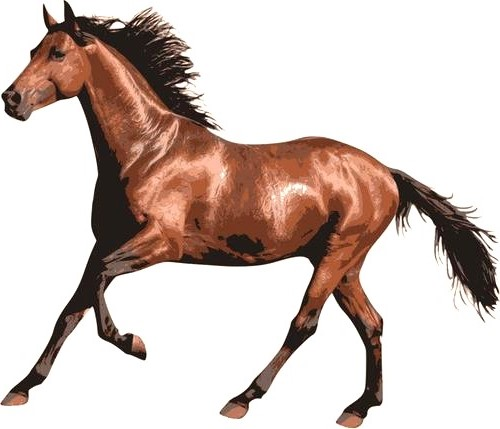
#> input picture horse/flip.jpg, 500 x 429 px; its folder holds 4 pictures in this run
$ python color_moments.py
#> lines starting #> are read from the running program, lines starting #| are printed output that depends on the picture
'''
利用颜色矩来评价相似度
缺点：对于色相相似种类不同的难以区分
'''
import cv2
import numpy as np
import os

def color_moments(filename):
    '''
    Compute low order moments(1,2,3) based on HSV color space
    :param filename:
    :return:
    '''
#> called with filename = 'horse/flip.jpg'
    img = cv2.imread(filename)
#> img is the input picture: shape (429, 500, 3); mean B, G, R 189, 195.2, 210.3
    if img is None:
        return
    # Get a thumbnail
    # img = cv2.resize(img, (900, 600))
    # Convert BGR to HSV colorspace
    hsv = cv2.cvtColor(img, cv2.COLOR_BGR2HSV)
#> hsv: shape (429, 500, 3); mean H, S, V 8.5, 42.7, 210.3
    # Split the channels - h,s,v
    h, s, v = cv2.split(hsv)
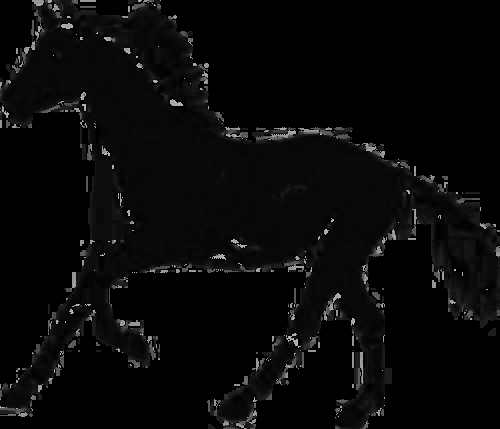
#> h: shape (429, 500); min 0, max 179, mean 8.5
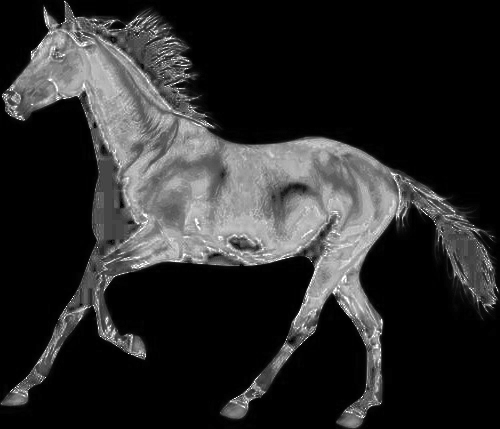
#> s: shape (429, 500); min 0, max 255, mean 42.7
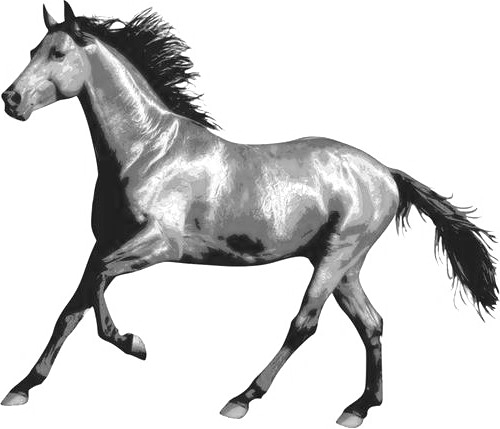
#> v: shape (429, 500); min 3, max 255, mean 210.3
    # Initialize the color feature
    color_feature = []
    # N = h.shape[0] * h.shape[1]
    # The first central moment - average
    h_mean = np.mean(h)  # np.sum(h)/float(N)
#> h_mean = 8.49
    s_mean = np.mean(s)  # np.sum(s)/float(N)
#> s_mean = 42.69
    v_mean = np.mean(v)  # np.sum(v)/float(N)
#> v_mean = 210.3
    color_feature.extend([h_mean, s_mean, v_mean])
    # The second central moment - standard deviation
    h_var = np.var(h)
#> h_var = 506.2
    s_var = np.var(s)
#> s_var = 4204.5
    v_var = np.var(v)
#> v_var = 5370.1
    color_feature.extend([h_var, s_var, v_var])
    # The third central moment - the third root of the skewness
    h_skewness = np.mean(abs(h - h.mean())**3)
#> h_skewness = 59229.2
    s_skewness = np.mean(abs(s - s.mean())**3)
#> s_skewness = 415965.2
    v_skewness = np.mean(abs(v - v.mean())**3)
#> v_skewness = 667846.3
    color_feature.extend([h_skewness, s_skewness, v_skewness])
    color_feature = np.asarray(color_feature)
#> color_feature = [8.49, 42.69, 210.3, 506.2, 4204.5, 5370.1, 59229.2, 415965.2, 667846.3]

    return color_feature

def cosine_coef(x, y):
    x_norm = np.linalg.norm(x)
    y_norm = np.linalg.norm(y)

    coef = np.dot(x, y) / (x_norm * y_norm)
    coef = round(coef, 5)
    return coef

def cm_eval_similarity(base, lst):
    cms = []
    res = {}
    for i in range(len(lst)):
        cms.append(color_moments(lst[i]))
#> pass 2 of the loop in cm_eval_similarity, `for i in range(len(lst)):`:
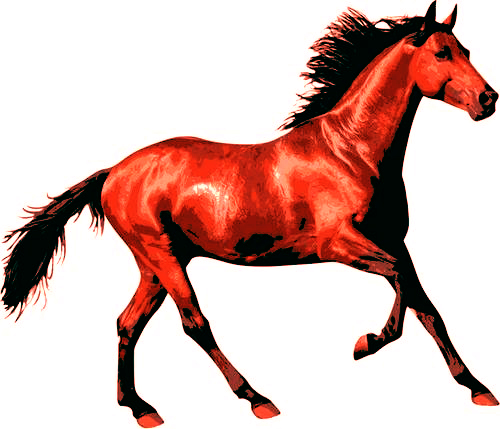
#> input picture horse/color.jpg, 500 x 429 px
#> in color_moments, img is the input picture: shape (429, 500, 3); mean B, G, R 176.5, 182.3, 215.2
#> hsv: shape (429, 500, 3); mean H, S, V 13.8, 75.6, 215.9
#> in color_moments (call 2), `h, s, v = cv2.split(hsv)`:
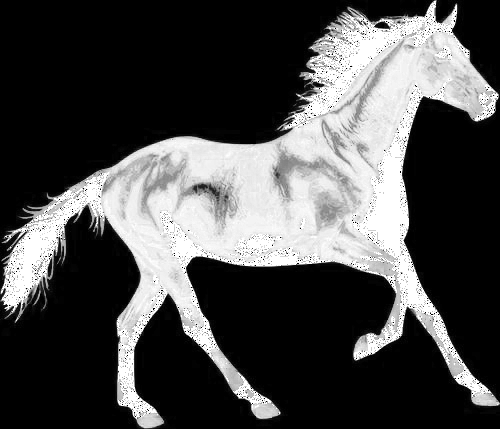
#> s: shape (429, 500); min 0, max 255, mean 75.6
#> in color_moments (call 2), `h, s, v = cv2.split(hsv)`:
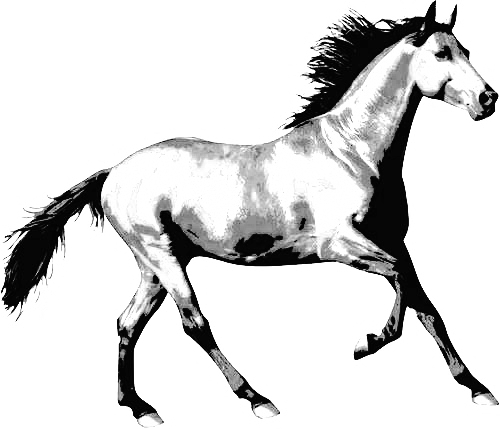
#> v: shape (429, 500); min 0, max 255, mean 215.9
#> h_mean = 13.76
#> s_mean = 75.55
#> v_mean = 215.9
#> h_var = 968.2
#> s_var = 11281.4
#> v_var = 6519.1
#> h_skewness = 85262.3
#> s_skewness = 1491234.8
#> v_skewness = 1105087.8
#> color_feature = [13.76, 75.55, 215.9, 968.2, 11281.4, 6519.1, 85262.3, 1491234.8, 1105087.8]
#> pass 3 of the loop in cm_eval_similarity, `for i in range(len(lst)):`:
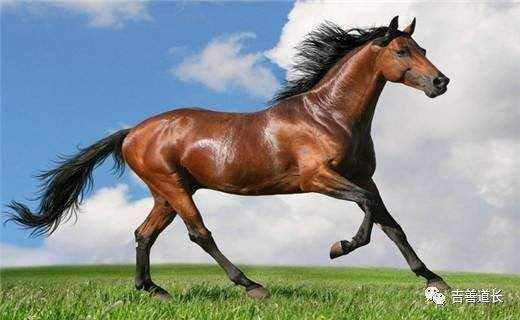
#> input picture horse/bg.jpg, 520 x 320 px
#> in color_moments, img is the input picture: shape (320, 520, 3); mean B, G, R 146.9, 149.3, 142.6
#> hsv: shape (320, 520, 3); mean H, S, V 61.3, 82.3, 170.5
#> h: shape (320, 520)
#> in color_moments (call 3), `h, s, v = cv2.split(hsv)`:
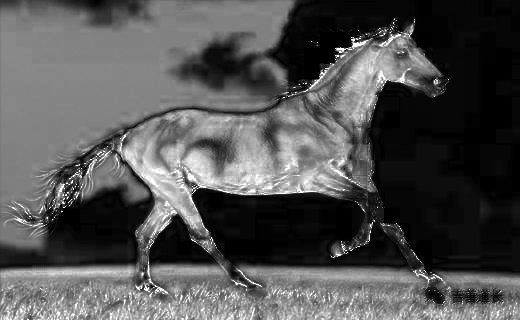
#> s: shape (320, 520); min 0, max 255, mean 82.3
#> in color_moments (call 3), `h, s, v = cv2.split(hsv)`:
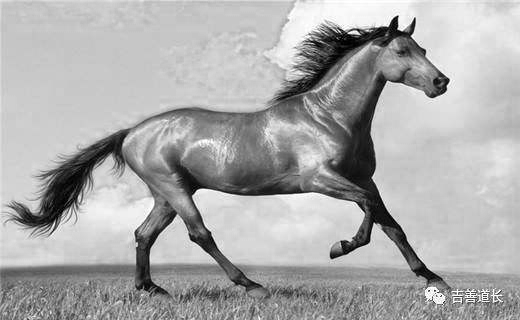
#> v: shape (320, 520); min 0, max 255, mean 170.5
#> h_mean = 61.33
#> s_mean = 82.32
#> v_mean = 170.5
#> h_var = 2336.6
#> s_var = 4522.7
#> v_var = 3160.1
#> h_skewness = 133028.1
#> s_skewness = 384594.5
#> v_skewness = 299491.1
#> color_feature = [61.33, 82.32, 170.5, 2336.6, 4522.7, 3160.1, 133028.1, 384594.5, 299491.1]
#> the loop made 4 passes; the first 3 are shown
    ori = color_moments(base)
    for i in range(len(cms)):
        res[lst[i]] = cosine_coef(ori, cms[i])
    return res


if __name__ == "__main__":
    # PATH = 'test_img'
    PATH = 'horse'
    base = ''
    lst = []
    for root, dirs, files in os.walk(PATH):
        for name in files:
            if os.path.dirname(os.path.join(root, name)) != PATH:
                base = os.path.join(root, name)
            else:
                lst.append(os.path.join(root, name))
#> (the run stopped early here; a loop or call above may not have finished)
